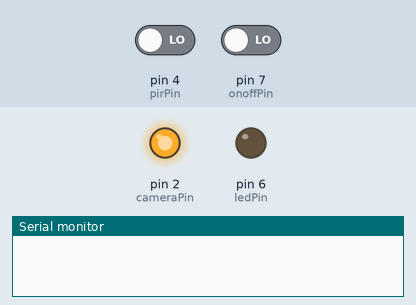
The sketch below on a simulated Arduino Uno, built with avr-gcc and run on an emulated ATmega328P. Parts: output pins drawn as LEDs (lit = HIGH), the last lines printed to the serial monitor. The inputs (shaded band) are chosen by the test bench; at power-on: pin 7 (onoffPin) LOW, pin 4 (pirPin) LOW.

Above: at 1.2 s.
1.3 s: pin 7 (onoffPin) driven HIGH
At 2.6 s:
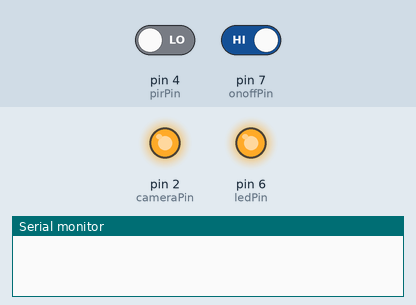
4.3 s: pin 7 (onoffPin) driven LOW
At 4.8 s:
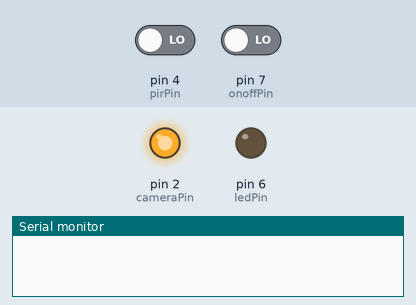
5.8 s: pin 4 (pirPin) driven HIGH and pin 7 (onoffPin) driven HIGH
At 8.4 s:
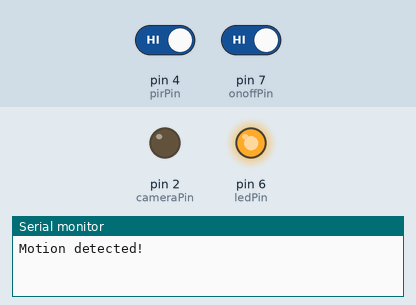
Timing chart, 0 to 10.1 s (numbered marks = the images above; inputs shaded):
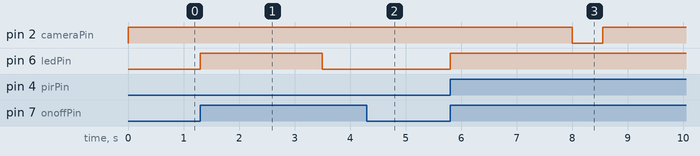

Measured:
- after the input at 1.3 s, pin 6 (ledPin): LOW → HIGH at once, → LOW 2.2 s later
- after the input at 4.3 s, pin 6 (ledPin): stays LOW (without the input it goes to HIGH after 1.4 s)
- after the input at 5.8 s, pin 2 (cameraPin): HIGH → LOW after 2.2 s, → HIGH 0.55 s later; pin 6 (ledPin): LOW → HIGH at once

The sketch:

see_real.ino
```cpp
//Pins for the components and sensors
int cameraPin = 2;
int pirPin = 4;
int onoffPin = 7;   //button toggle for surveillance notes
int ledPin = 6;

//Surveillance mode ON/OFF
int survState = LOW;
//Motion currently happening YES/NO
int pirState = LOW;
//The length of the video clip recorded each time (milliseconds)
int recordTime = 10000;

void setup() {
  //Set up the pins
  pinMode(pirPin, INPUT);
  pinMode(onoffPin, INPUT);
  pinMode(ledPin, OUTPUT);
  pinMode(cameraPin, OUTPUT);
  //The camera begins at HIGH
  digitalWrite(cameraPin, HIGH);
  Serial.begin(9600);
}

//Toggles surveillance mode and LED light
void switchState(int prev) {
  if (prev == 1) {
    survState = LOW;
    digitalWrite(ledPin, LOW);
  }
  else {
    survState = HIGH;
    digitalWrite(ledPin, HIGH);
  }
}

//Trigger the camera to begin or end recording
void triggerCamera() {
  digitalWrite(cameraPin, LOW);
  delay(550);   //>500ms for video and <=500ms for photo
  digitalWrite(cameraPin, HIGH);
}

void loop() {
  //Read the PIR value and the button value
  int val = digitalRead(pirPin);
  int onoffVal = digitalRead(onoffPin);

  // Button was pressed = switch states
  if (onoffVal == HIGH) {
    switchState(survState);
    delay(200);
    delay(2000); //slight delay between presses
  }

  //If surveillance mode is ON
  if (survState == HIGH) {
    //And the PIR detects motion
    if (val == HIGH) {
      //And the PIR state was previously OFF
      if (pirState == LOW) {
        //Tell the Python script to send an email
        Serial.println("Motion detected!");

        //Trigger the camera to record a video
        triggerCamera();
        delay(3000+recordTime);
        triggerCamera();
        delay(200);

        pirState = HIGH;
      }
    }
    else {
      //The PIR stops detecting motion
      if (pirState == HIGH) {
        Serial.println("Motion ended!");
        pirState = LOW;
      }
    }
  }
}
```
